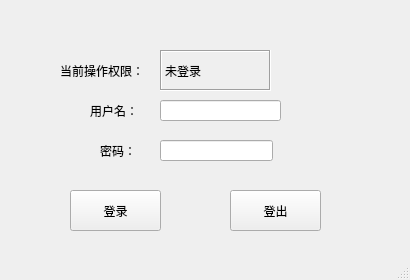
<?xml version="1.0" encoding="UTF-8"?>
<ui version="4.0">
 <class>MainWindow</class>
 <widget class="QMainWindow" name="MainWindow">
  <property name="geometry">
   <rect>
    <x>0</x>
    <y>0</y>
    <width>410</width>
    <height>280</height>
   </rect>
  </property>
  <property name="windowTitle">
   <string>系统登录</string>
  </property>
  <property name="windowIcon">
   <iconset>
    <normaloff>:/scdlogo.png</normaloff>:/scdlogo.png</iconset>
  </property>
  <widget class="QWidget" name="centralWidget">
   <widget class="QLabel" name="label_25">
    <property name="geometry">
     <rect>
      <x>160</x>
      <y>50</y>
      <width>111</width>
      <height>41</height>
     </rect>
    </property>
    <property name="frameShape">
     <enum>QFrame::Box</enum>
    </property>
    <property name="frameShadow">
     <enum>QFrame::Sunken</enum>
    </property>
    <property name="text">
     <string>未登录</string>
    </property>
   </widget>
   <widget class="QLabel" name="label_26">
    <property name="geometry">
     <rect>
      <x>60</x>
      <y>50</y>
      <width>131</width>
      <height>41</height>
     </rect>
    </property>
    <property name="text">
     <string>当前操作权限：</string>
    </property>
   </widget>
   <widget class="QLabel" name="label_32">
    <property name="geometry">
     <rect>
      <x>90</x>
      <y>90</y>
      <width>131</width>
      <height>41</height>
     </rect>
    </property>
    <property name="text">
     <string>用户名：</string>
    </property>
   </widget>
   <widget class="QLabel" name="label_34">
    <property name="geometry">
     <rect>
      <x>100</x>
      <y>130</y>
      <width>131</width>
      <height>41</height>
     </rect>
    </property>
    <property name="text">
     <string>密码：</string>
    </property>
   </widget>
   <widget class="QPushButton" name="load">
    <property name="geometry">
     <rect>
      <x>70</x>
      <y>190</y>
      <width>91</width>
      <height>41</height>
     </rect>
    </property>
    <property name="text">
     <string>登录</string>
    </property>
   </widget>
   <widget class="QLineEdit" name="password">
    <property name="geometry">
     <rect>
      <x>160</x>
      <y>140</y>
      <width>113</width>
      <height>21</height>
     </rect>
    </property>
    <property name="echoMode">
     <enum>QLineEdit::Password</enum>
    </property>
    <property name="cursorPosition">
     <number>0</number>
    </property>
   </widget>
   <widget class="QLineEdit" name="username">
    <property name="geometry">
     <rect>
      <x>160</x>
      <y>100</y>
      <width>121</width>
      <height>21</height>
     </rect>
    </property>
    <property name="echoMode">
     <enum>QLineEdit::Normal</enum>
    </property>
   </widget>
   <widget class="QPushButton" name="unload">
    <property name="geometry">
     <rect>
      <x>230</x>
      <y>190</y>
      <width>91</width>
      <height>41</height>
     </rect>
    </property>
    <property name="text">
     <string>登出</string>
    </property>
   </widget>
   <widget class="QLabel" name="label_33">
    <property name="geometry">
     <rect>
      <x>280</x>
      <y>60</y>
      <width>111</width>
      <height>21</height>
     </rect>
    </property>
    <property name="frameShape">
     <enum>QFrame::NoFrame</enum>
    </property>
    <property name="frameShadow">
     <enum>QFrame::Sunken</enum>
    </property>
    <property name="text">
     <string/>
    </property>
   </widget>
  </widget>
  <widget class="QStatusBar" name="statusBar"/>
 </widget>
 <layoutdefault spacing="6" margin="11"/>
 <resources/>
 <connections/>
</ui>
